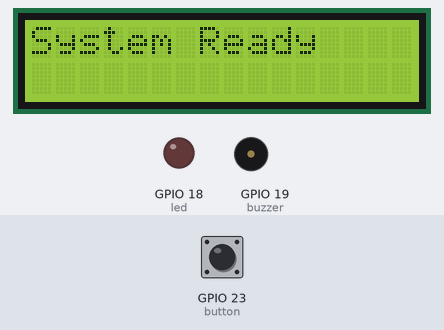
The sketch below on a simulated ESP32. Parts: 16×2 character LCD, output pins drawn as LEDs (lit = HIGH), buzzer (waves = sounding). The inputs (shaded band) are chosen by the test bench; at power-on: GPIO 23 (button) HIGH. WiFi joins after 1.5 s; servers stay silent unless stated; what the sketch prints to the serial monitor is not drawn.

Above: at 2.0 s.
At 23.3 s:
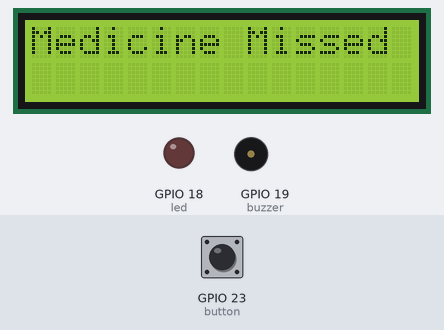
23.4 s: GPIO 23 (button) driven LOW
At 33.1 s:
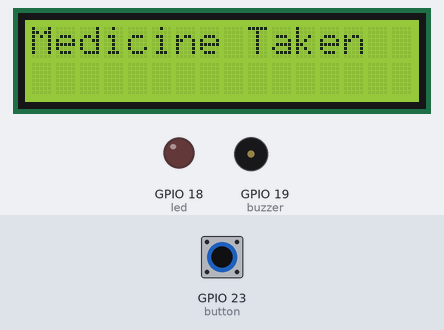
33.4 s: GPIO 23 (button) driven HIGH
At 47.7 s:
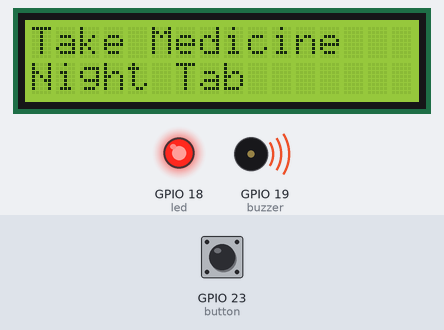
Timing chart, 0 to 49.2 s (numbered marks = the images above; inputs shaded):
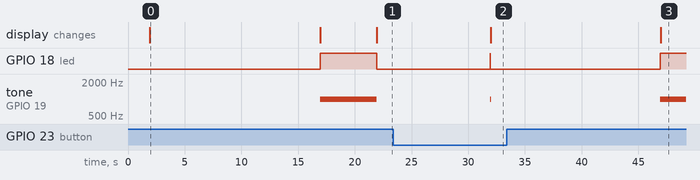

The sketch:

sketch.ino
```cpp
#define BLYNK_TEMPLATE_ID "TMPL3ZmegDrr7"
#define BLYNK_TEMPLATE_NAME "Medicine Reminder"
#define BLYNK_AUTH_TOKEN "vrs5xDX-YuNOKDh7et4ef57cJ9mt5wto"

#include <WiFi.h>
#include <BlynkSimpleEsp32.h>
#include <Wire.h>
#include <LiquidCrystal_I2C.h>

char ssid[] = "Wokwi-GUEST";
char pass[] = "";

LiquidCrystal_I2C lcd(0x27,16,2);

int led = 18;
int buzzer = 19;
int button = 23;

bool alarmActive = false;
String medicineName = "Paracetamol";

BlynkTimer timer;

void triggerAlarm(String med)
{
  lcd.clear();
  lcd.setCursor(0,0);
  lcd.print("Take Medicine");
  lcd.setCursor(0,1);
  lcd.print(med);

  digitalWrite(led,HIGH);
  tone(buzzer,1000);

  alarmActive = true;

  Serial.println("Reminder Triggered");
}

void stopAlarm()
{
  noTone(buzzer);
  digitalWrite(led,LOW);

  lcd.clear();
  lcd.print("Medicine Taken");

  delay(2000);

  alarmActive = false;
}

void missedAlert()
{
  if(alarmActive)
  {
    Serial.println("Medicine Missed!");

    Blynk.logEvent("medicine_missed","Patient missed medicine!");

    lcd.clear();
    lcd.print("Medicine Missed");

    noTone(buzzer);
    digitalWrite(led,LOW);

    alarmActive = false;
  }
}

BLYNK_WRITE(V0)
{
  medicineName = param.asString();
}

void setup()
{
  Serial.begin(115200);

  pinMode(led,OUTPUT);
  pinMode(buzzer,OUTPUT);
  pinMode(button,INPUT_PULLUP);

  lcd.init();
  lcd.backlight();

  lcd.setCursor(0,0);
  lcd.print("Medicine Box");
  lcd.setCursor(0,1);
  lcd.print("Connecting...");

  Blynk.begin(BLYNK_AUTH_TOKEN,ssid,pass);

  lcd.clear();
  lcd.print("System Ready");

  timer.setInterval(15000L, [](){ triggerAlarm("Morning Tab"); });
  timer.setInterval(30000L, [](){ triggerAlarm("Afternoon Tab"); });
  timer.setInterval(45000L, [](){ triggerAlarm("Night Tab"); });

  timer.setInterval(20000L, missedAlert);
}

void loop()
{
  Blynk.run();
  timer.run();

  if(alarmActive && digitalRead(button)==LOW)
  {
    stopAlarm();
  }
}
```

Measured:
- after the input at 23.4 s, the display: changes after 8.6 s (image 2)
- after the input at 33.4 s, GPIO 18 (led): goes on until 46.9 s, then stays HIGH; tone on GPIO 19 (buzzer): goes on until 46.9 s, then stays 1000 Hz; the display: changes after 13.6 s (image 3)
- what the display in image 0 shows lasts 15.0 s, from 1.9 s to 16.9 s
